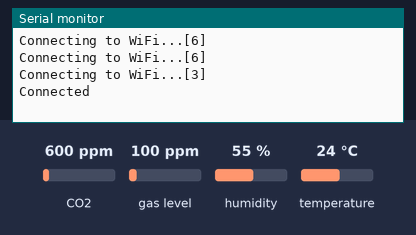
A program run on a simulated ESP32. On the bench: the last lines printed to the serial monitor. The inputs (shaded band) are chosen by the test bench; at power-on: CO2 600 ppm, gas level 100 ppm, humidity 55 %, temperature 24 °C. WiFi joins after 1.5 s; servers stay silent unless stated; uploads are accepted with an empty reply; not simulated (calls return 0 or success): Secret.h.

Above: at 2.7 s.
2.8 s: CO2 set to 452 ppm
At 5.8 s:
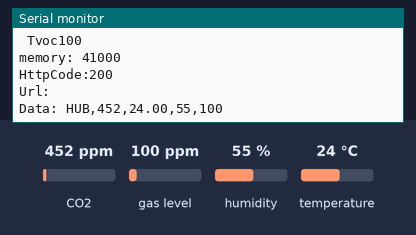
6.0 s: gas level set to 20 ppm
8.1 s: humidity set to 22 %
At 8.8 s:
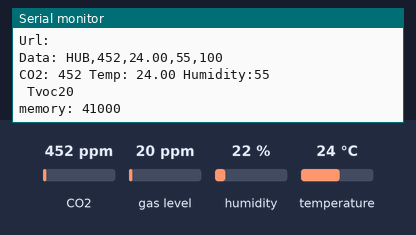
10.2 s: temperature set to 12 °C
At 12.5 s:
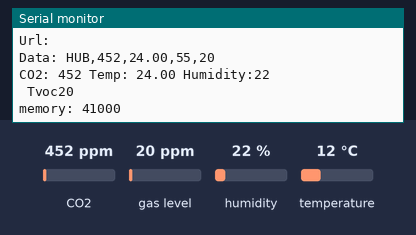

Measured:
- after the input at 2.8 s, the serial monitor: prints a new line after 1.7 s (image 1)

The program:

main.cpp
```cpp
#include <Arduino.h>
#include <Wire.h>
#include <SI7021.h>
#include "Adafruit_CCS811.h"
#include <WiFi.h>
#include <HTTPClient.h>
#include <Secret.h>
#include <WifiHelper.h>

/// Whales Objects
Adafruit_CCS811 ccs;
SI7021 SI7021_Sensor;
WiFiClient espClient;
HTTPClient http;
//End

struct Collect
{
  String Temperature;
  String Humidity;
  String Co2;
  String Tvoc;
};

/**
 * Return false if fail
 */
bool sendData(Collect collect)
{
  http.begin(HubUrl);
  http.addHeader("Content-Type", "text/plain");
  String payload = "HUB," + collect.Co2 + "," + collect.Temperature + "," + collect.Humidity+","+collect.Tvoc;
  int httpCode = http.POST(payload);

  Serial.print("HttpCode:");
  Serial.println(httpCode);
  Serial.print("Url: ");
  Serial.println(HubUrl);
  Serial.print("Data: ");
  Serial.println(payload);

  if (httpCode != 200)
  {
    Serial.println(httpCode);
    return false;
  }
  http.end();
  return true;
}

String co2SafeCollect()
{
  if (ccs.available())
  {
    if (!ccs.readData())
    {
      return String(ccs.geteCO2());
    }
    else
    {
      return String("");
      while (1)
        ;
    }
  }
  return String("");
}

String TvocSafeCollect(){
  if (ccs.available())
  {
    if (!ccs.readData())
    {
      return String(ccs.getTVOC());
    }
    else
    {
      return String("");
      while (1)
        ;
    }
  }
  return String("");
}

Collect
GetSensorInfo()
{
  Collect collect = Collect{};
  collect.Temperature = String(SI7021_Sensor.getCelsiusHundredths() / 100.0);
  collect.Humidity = String(SI7021_Sensor.getHumidityPercent());
  delay(1500);
  collect.Co2 = co2SafeCollect();
  delay(1500);
  collect.Tvoc = TvocSafeCollect();

  Serial.print("CO2: ");
  Serial.print(ccs.geteCO2());
  Serial.print(" Temp: ");
  Serial.print(collect.Temperature);
  Serial.print(" Humidity:");
  Serial.println(collect.Humidity);
  Serial.print(" Tvoc");
  Serial.println(collect.Tvoc);
  Serial.print("memory: ");
  Serial.println(ESP.getFreeHeap());
  delay(500);

  return collect;
}

void setup()
{
  // Load SI7021
  Wire.begin();
  Serial.begin(9600);

  if (!ccs.begin())
  {
    Serial.println("failed to start sensor! please check your wiring.");
    while (1)
      ;
  }

  //calibrate temperature sensor
  while (!ccs.available())
    ;
  float temp = ccs.calculateTemperature();
  ccs.setTempOffset(temp - 25.0);

  connectToWifi();
}

void loop()
{
  Collect data = GetSensorInfo();
  WifiHealthCheck();
  sendData(data);
}
```

WifiHelper.h
```cpp
boolean connected = false;

void connectToWifi(){
	/*
		Connect to Wifi
	*/

	WiFi.begin(ssid, password);
	while (WiFi.status() != WL_CONNECTED) {
		delay(500);
		Serial.print("Connecting to WiFi...[");
    Serial.print(WiFi.status());
    Serial.println("]");
		connected = true;
	}
	Serial.println("Connected");
}


void WifiHealthCheck(){
    /* reconection routine */
	if (connected == false){
    Serial.println("RESTARTING ...Try [");
     Serial.print(WiFi.status());
    Serial.println("]");
    //espClient.flush();

    while (WiFi.status() != WL_CONNECTED) {
      if(WiFi.status() == WL_CONNECT_FAILED ||WiFi.status() == WL_DISCONNECTED){
        Serial.println("Disconnected!");
        WiFi.disconnect();
        WiFi.reconnect();
        connectToWifi();
      }

		delay(500);
    Serial.print("Connecting to WiFi...[");
    Serial.print(WiFi.status());
    Serial.println("]");
		connected = true;
	}
    WiFi.disconnect();
    delay(2000);
    WiFi.reconnect();
		Serial.println("RESTARTING ... Wait");
    connected = true;
    delay(5000);
	}
}
```
